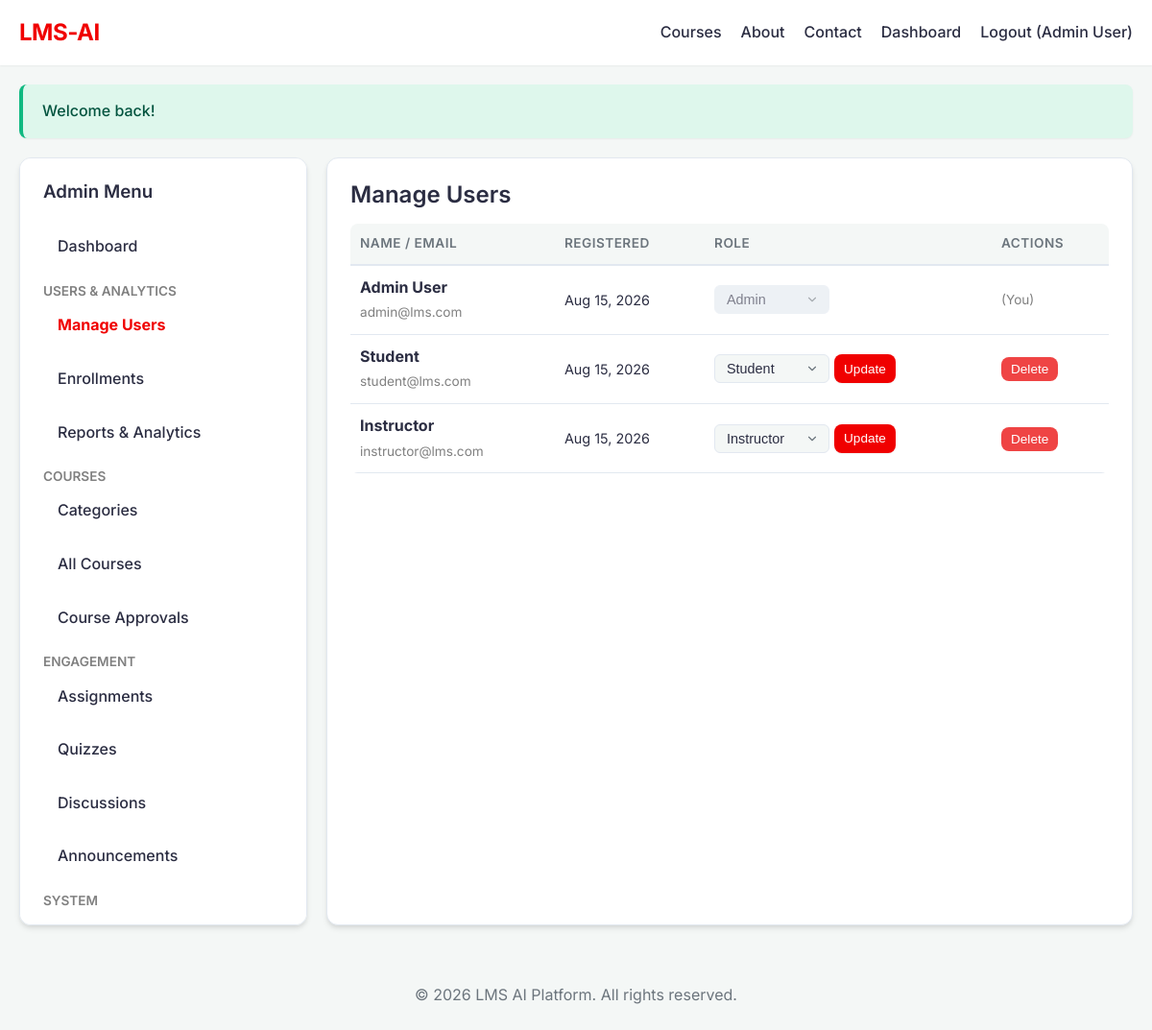
The page /admin/users.php (signed in) on the database its author committed.
### tables this page shows
CREATE TABLE `users` (
  `id` int(11) NOT NULL,
  `name` varchar(100) NOT NULL,
  `email` varchar(150) NOT NULL,
  `password` varchar(255) NOT NULL,
  `reset_token` varchar(100) DEFAULT NULL,
  `reset_token_expires` datetime DEFAULT NULL,
  `created_at` timestamp NOT NULL DEFAULT current_timestamp(),
  `updated_at` timestamp NOT NULL DEFAULT current_timestamp() ON UPDATE current_timestamp(),
  `reset_expires` datetime DEFAULT NULL
);

### includes/functions.php (called while the page is built, shortened)
<?php
function h($string)
{
    return htmlspecialchars($string ?? '', ENT_QUOTES, 'UTF-8');
}

### admin/users.php (the view, shortened to what this page needs)
<?php
require_once __DIR__ . '/../config/app.php';
$stmt = $pdo->query("SELECT id, name FROM roles ORDER BY id ASC");
$roles = $stmt->fetchAll();
$stmt = $pdo->query("
    SELECT u.id, u.name, u.email, u.created_at, r.id as role_id, r.name as role_name
    FROM users u
    JOIN user_roles ur ON u.id = ur.user_id
    JOIN roles r ON ur.role_id = r.id
    ORDER BY u.created_at DESC
");
$users = $stmt->fetchAll();
require_once __DIR__ . '/../includes/header.php';
?>
<div style="display: flex; gap: 20px; flex-wrap: wrap;">
    <?php require_once __DIR__ . '/../includes/admin_sidebar.php'; ?>
    <div class="dashboard-content card" style="flex: 3; min-width: 300px;">
        <h2>Manage Users</h2>
        <table style="width: 100%; text-align: left; border-collapse: collapse; margin-top: 15px;">
            <thead>
                <tr style="border-bottom: 2px solid var(--border-color);">
                    <th style="padding: 10px;">Name / Email</th>
                    <th style="padding: 10px;">Registered</th>
                    <th style="padding: 10px;">Role</th>
                    <th style="padding: 10px;">Actions</th>
                </tr>
            </thead>
            <tbody>
                <?php foreach ($users as $u): ?>
                    <tr style="border-bottom: 1px solid var(--border-color);">
                        <td style="padding: 10px;">
                            <strong><?= h($u['name']) ?></strong><br>
                            <span style="font-size: 0.85rem; color: gray;"><?= h($u['email']) ?></span>
                        </td>
                        <td style="padding: 10px; font-size: 0.9rem;"><?= date('M d, Y', strtotime($u['created_at'])) ?></td>
                        <td style="padding: 10px;">
                            <form method="POST" action="users.php" style="display: flex; gap: 5px;">
                                <select name="role_id" class="custom-select" <?= $u['id'] === $_SESSION['user_id'] ? 'disabled' : '' ?>>
                                    <?php foreach ($roles as $role): ?>
                                        <option value="<?= $role['id'] ?>" <?= $u['role_id'] == $role['id'] ? 'selected' : '' ?>>
                                            <?= h($role['name']) ?>
                                        </option>
                                    <?php endforeach; ?>
                                </select>
                                <?php if ($u['id'] !== $_SESSION['user_id']): ?>
                                    <button type="submit" class="btn btn-primary" style="padding: 5px 10px; font-size: 0.85rem;">Update</button>
                                <?php endif; ?>
                            </form>
                        </td>
                        <td style="padding: 10px;">
                            <?php if ($u['id'] !== $_SESSION['user_id']): ?>
                                <form method="POST" action="users.php" onsubmit="return confirm('Delete user permanently? This cannot be undone.');">
                                    <button type="submit" class="btn" style="background: var(--danger); color: white; padding: 5px 10px; font-size: 0.85rem;">Delete</button>
                                </form>
                            <?php else: ?>
                                <span style="font-size: 0.85rem; color: gray;">(You)</span>
                            <?php endif; ?>
                        </td>
                    </tr>
                <?php endforeach; ?>
            </tbody>
        </table>
    </div>
</div>
<?php require_once __DIR__ . '/../includes/footer.php'; ?>

### css/style.css (style rules this page uses)
:root { --primary-color: #4361ee; --primary-hover: #3a56d4; --secondary-color: #ffffff; --bg-color: #f4f7f6; --text-main: #2b2d42; --text-muted: #6c757d; --border-color: #e2e8f0; --success: #10b981; --danger: #ef4444; --warning: #f59e0b; --shadow-sm: 0 1px 2px 0 rgba(0, 0, 0, 0.05); --shadow-md: 0 4px 6px -1px rgba(0, 0, 0, 0.1), 0 2px 4px -1px rgba(0, 0, 0, 0.06); --shadow-lg: 0 10px 15px -3px rgba(0, 0, 0, 0.1), 0 4px 6px -2px rgba(0, 0, 0, 0.05); --radius: 8px; --radius-lg: 12px; --transition: all 0.3s ease; }
* { box-sizing: border-box; margin: 0; padding: 0; }
body { font-family: 'Inter', sans-serif; background-color: var(--bg-color); color: var(--text-main); line-height: 1.6; font-size: 16px; transition: var(--transition); }
h1, h2, h3, h4, h5, h6 { font-weight: 600; line-height: 1.2; margin-bottom: 0.5rem; color: var(--text-main); }
.btn { padding: 10px 20px; border: none; border-radius: var(--radius); cursor: pointer; display: inline-block; font-weight: 500; text-align: center; transition: var(--transition); font-size: 0.95rem; }
.btn-primary { background: var(--primary-color); color: #fff; box-shadow: var(--shadow-sm); }
.card { background: var(--secondary-color); padding: 24px; border-radius: var(--radius-lg); box-shadow: var(--shadow-md); margin-bottom: 20px; border: 1px solid var(--border-color); transition: var(--transition); }
table { width: 100%; border-collapse: collapse; margin-top: 15px; background: var(--secondary-color); border-radius: var(--radius); overflow: hidden; }
thead { background: var(--bg-color); }
th, td { padding: 12px 15px; text-align: left; border-bottom: 1px solid var(--border-color); }
th { font-weight: 600; color: var(--text-muted); font-size: 0.85rem; text-transform: uppercase; letter-spacing: 0.5px; }
.custom-select { appearance: none; -webkit-appearance: none; -moz-appearance: none; width: auto; min-width: 120px; padding: 6px 30px 6px 12px; border: 1px solid var(--border-color); border-radius: 6px; background-color: var(--bg-color); color: var(--text-main); font-size: 0.9rem; cursor: pointer; transition: var(--transition); background-repeat: no-repeat; background-position: right 10px center; background-size: 14px; }
.custom-select:disabled { opacity: 0.6; cursor: not-allowed; background-color: var(--border-color); }

### rows shown on the page
users: name "Admin User", email "admin@lms.com", created_at "Aug 15, 2026", shows "(You)"
users: name "Student", email "student@lms.com", created_at "Aug 15, 2026", shows "Update"
users: name "Instructor", email "instructor@lms.com", created_at "Aug 15, 2026", shows "Update"

### other values the page prints
$_SESSION['user_name'] "Admin User"
$flash['message'] "Welcome back!"
form field role_id "Admin"
form field role_id "Student"
form field role_id "Instructor"
